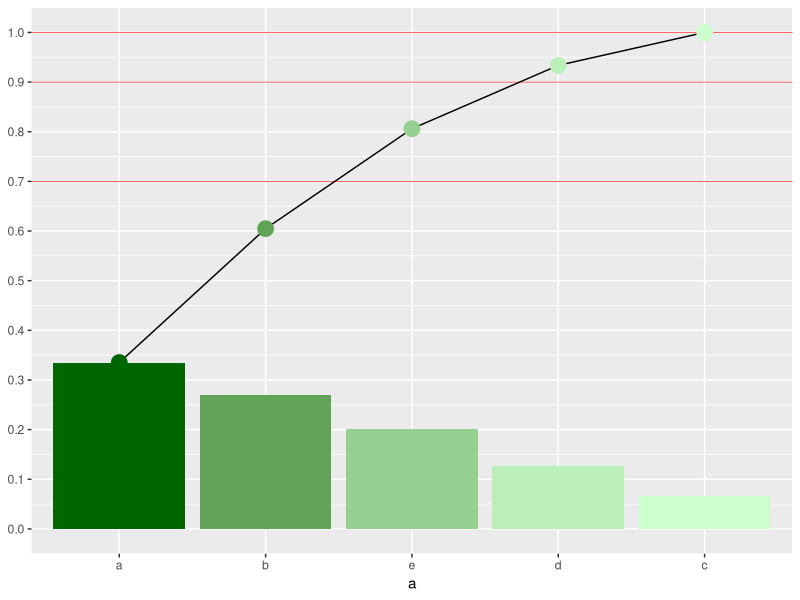

Here is the R script that generated this plot: (Note: this script raises an error after producing the figure.)
## ---- chunk 1
#options(prompt = "#> $ ")
#options(continue = "#> $ ") #行末継続子
knitr::opts_chunk$set(
  comment = "#>",
  collapse = TRUE,
  fig.show = "hold"
)
#TRUEでprompt表示
#knitr::opts_current$set(prompt=FALSE, eval = FALSE)
#rmarkdown::render("newbie_workshop.Rmd", "revealjs_presentation", "newbie_workshop.html")
#rmarkdown::render("newbie_workshop.Rmd", "html_document", "newbie_workshop_pages.html")

library(tidyverse)
## ---- chunk 2
hoge <- "やっほー"
fuga <- 1.414
foo <- TRUE
hoge; fuga; foo
## ---- chunk 3
hoge <- c("やっほー", "おっはー")
fuga <- c(1.414, 1.732)
foo <- c(TRUE,FALSE)
hoge; fuga; foo
## ---- chunk 4
hoge2 <- c("やっほー", 1, TRUE)
fuga2 <- c(1.414, TRUE)
hoge2; fuga2
## ---- chunk 5
quiz1 <- c(1+TRUE, "やっほー")
quiz2 <- c(1+TRUE, 3) * FALSE
## ---- chunk 6
quiz1

quiz2
## ---- chunk 7
a <- c(1,2,3,4)
b <- c(1,2)
c <- c(1,2,3)
## ---- chunk 8
a * 3
a + b
b + a
a * c
## ---- chunk 9
a <- c(1,2,3,4)
dim(a) <- c(2,2) #2次元配列
a

a[1,2]

a[c(1,2),2]
## ---- chunk 10
a

tmp <- a[2,1]
a[2,1] <- a[1,2]
a[1,2] <- tmp
a
## ---- chunk 11
na_vec <- c(NA, NA, NA)
is.na(na_vec)
na_vec + 1
na_vec == 1
na_vec == NA
na_vec != NA
## ---- chunk 12
a <- readline("入力してね: ")

#> 入力してね: ここに入力
## ---- chunk 13
quiz <- function() {
  answer <- "さくらんぼ"
  ans_u <- readline("おうとうってなんだ？: ")
  if (ans_u == answer) print("あってるよ") 
  else print("まちがってるよ")
}
quiz()
## ---- chunk 14
pareto_func <- function(vec) {

res_count <- c("a" = NA, "b" = NA, "c" = NA, "d" = NA, "e" = NA)
for(moji in c("a", "b", "c", "d", "e")) {
    res_count[moji] <- sum(vec == moji)
}
res_count <- sort(res_count, decreasing = TRUE)
res_pareto <- cumsum(res_count)
res_pareto <- res_pareto / res_pareto[5]
list("count" = res_count, "density" = res_pareto)
}
## ---- chunk 15
cumsum( c(1, 2, 3, 4, 5))
## ---- chunk 16
sample(1:100, size = 2)
## ---- chunk 17
prob_vec <- sample(1:5, size = 5)
vec1 <- sample(
  1:5,
  size = 10000,
  replace = TRUE,
  prob = prob_vec
)
replace_abcde <- function(vec1) {
  num <- 1
  for(moji in c("a", "b", "c", "d", "e")) {
    vec1[vec1 == num] <- moji
    num <- num + 1
  }
  assign("vec1", vec1, envir = parent.env(environment()))
}
replace_abcde(vec1)
result <- pareto_func(vec1)
result
## ---- chunk 18
result <- as_tibble(result) %>% 
  mutate(
    name = names(result$count),
    count_density = count / sum(count)
  )
## ---- chunk 19
result %>% 
  ggplot() +
  geom_hline(
    yintercept = c(0.7,0.9,1),
    size = 0.2,
    color = "#ff0000"
  ) +
  geom_bar(
    aes(name, count_density, fill = density),
    stat = "identity"
  ) +
  geom_line(aes(name, density, group ="1")) +
  geom_point(
    aes(name, density, color = density),
    size = 5
  ) +
  scale_x_discrete(limits = result$name) +
  scale_y_continuous(breaks = seq(0, 1, by = 0.1)) +
  scale_color_gradient(low = "#006600", high = "#ccffcc") +
  scale_fill_gradient(low = "#006600", high = "#ccffcc") +
#  viridis::scale_fill_viridis(option="inferno") +
#  viridis::scale_color_viridis() +
  coord_cartesian(ylim = c(0,1)) +
  labs(
    x = names(result$count),
    y = NULL
    ) +
  theme(legend.position = "none")

# ggsave("pareto_graph.png")
## ---- chunk 20
knitr::include_graphics("Image/newbie_workshop_image/pareto_graph.png")
## ---- chunk 21
head(ToothGrowth)
class(ToothGrowth)
## ---- chunk 22
knitr::include_graphics("Image/newbie_workshop_image/guinea-pig-242520_1920.jpg")
## ---- chunk 23
ToothGrowth2 <- as_tibble(ToothGrowth)
ToothGrowth2 %>% head(2) %>% knitr::kable()
ToothGrowth2 %>% tail(2) %>% knitr::kable()
## ---- chunk 24
names(ToothGrowth2) <- c("Tooth_length", "Supplement", "Dose")
ToothGrowth2 %>% head() %>% knitr::kable()
## ---- chunk 25
ToothGrowth2 %>% 
  ggplot(aes(Dose, Tooth_length, color = Supplement)) +
  geom_point()
## ---- chunk 26
ToothGrowth2_VC_lm <- lm(Tooth_length ~ Dose, data = ToothGrowth2 %>% filter(Supplement == "VC"))
ToothGrowth2_OJ_lm <- lm(Tooth_length ~ Dose, data = ToothGrowth2 %>% filter(Supplement == "OJ"))
ToothGrowth2_lm <- list(VC_lm = summary(ToothGrowth2_VC_lm), OJ_lm = summary(ToothGrowth2_OJ_lm))
ToothGrowth2_lm

# Tooth_length = 3.295 + 11.716 * Dose
# Tooth_length = 11.550 + 7.811 * Dose
## ---- chunk 27
ToothGrowth2 %>% 
  group_by(Supplement) %>% 
  ggplot(aes(Dose, Tooth_length, color = Supplement)) +
  geom_point() +
  geom_smooth(method = "lm", se = FALSE)
## ---- chunk 28
ToothGrowth2_VC_bayes_lm <- MCMCpack::MCMCregress(Tooth_length ~ Dose, ToothGrowth2 %>% filter(Supplement == "VC"), verbose = 10000)
ToothGrowth2_OJ_bayes_lm <- MCMCpack::MCMCregress(Tooth_length ~ Dose, ToothGrowth2 %>% filter(Supplement == "OJ"), verbose = 10000)
ToothGrowth2_bayes_lm <- list(VC_bayes_lm = summary(ToothGrowth2_VC_bayes_lm), OJ_bayes_lm = summary(ToothGrowth2_OJ_bayes_lm))
ToothGrowth2_bayes_lm

# 試行によって違いが出る。
# Tooth_length = 3.312 + 11.703 * Dose
# Tooth_length = 11.571 + 7.796 * Dose
## ---- chunk 29
knitr::include_graphics("./Image/newbie_workshop_image/bayes_and_lm_plot.png")
## ---- chunk 30
bf <- BayesFactor::anovaBF(
  Tooth_length ~ Dose,
  data = ToothGrowth2
  )
## ---- chunk 31
ToothGrowth2$Dose <- factor(ToothGrowth2$Dose)
levels(ToothGrowth2$Dose) <- c("Low", "Medium", "High")
## ---- chunk 32
bf <- BayesFactor::anovaBF(
  Tooth_length ~ Supplement * Dose,
  data = ToothGrowth2
  )
bf
## ---- chunk 33
display_plot <- matrix(c(1, 0, 1, 0), 2, 2)
layout(display_plot)
plot(bf)
plot(bf[3:4]/bf[2])
## ---- chunk 34
levels(ToothGrowth2$Dose) <- c(0.5, 1, 2)
ToothGrowth2$Dose <- as.numeric(as.character(ToothGrowth2$Dose))
str(ToothGrowth2$Dose)
## ---- chunk 35
# Tooth_length = b0 + b1*Supplement + b2*Dose + b3*Supplement*Dose
ToothGrowth_lm_result <- lm(Tooth_length ~ Supplement * Dose, data = ToothGrowth2)
summary(ToothGrowth_lm_result)
## ---- chunk 36
ToothGrowth2 <- ToothGrowth2 %>% 
  mutate(
    Supplement_num = unclass(.$Supplement),
    Tooth_length_res = predict(ToothGrowth_lm_result)
  )
ToothGrowth2 %>% head() %>% knitr::kable()
## ---- chunk 37
par(mfrow = c(2, 2))
plot(ToothGrowth_lm_result)
## ---- chunk 38
ToothGrowth2 %>% 
  ggplot(aes(Dose, color = Supplement)) +
  geom_point(aes(y = Tooth_length_res), position = position_jitter(width = 0.1, height = 1), color = "#0000ff") +
  geom_point(aes(y = Tooth_length), position = position_jitter(width = 0.1))
